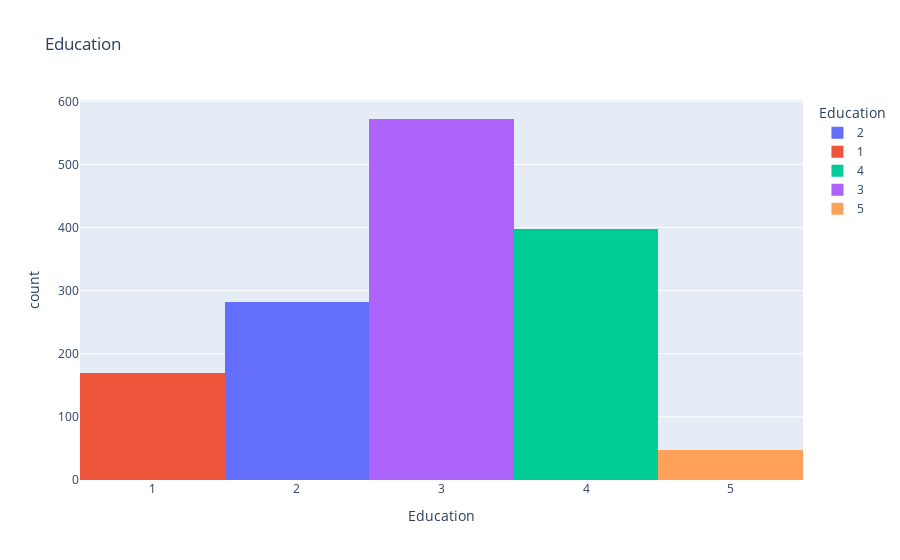

The notebook cell saved with this chart:
### Code cell
# Education:
fig = px.histogram(Education, x="Education", color = 'Education', title= 'Education')
fig.show()

### Figure 1 — Plotly figure (JSON) as saved in the notebook; plotly's stock layout.template omitted (floating-point values rounded to 4 significant figures; data arrays with more than 128 entries replaced by an {"elided": "..."} marker saying what was removed)
{"data": [{"alignmentgroup": "True", "bingroup": "x", "hoverlabel": {"namelength": 0}, "hovertemplate": "Education=%{x}<br>count=%{y}", "legendgroup": "2", "marker": {"color": "#636efa"}, "name": "2", "offsetgroup": "2", "orientation": "v", "showlegend": true, "type": "histogram", "x": {"elided": "282 int values"}, "xaxis": "x", "yaxis": "y"}, {"alignmentgroup": "True", "bingroup": "x", "hoverlabel": {"namelength": 0}, "hovertemplate": "Education=%{x}<br>count=%{y}", "legendgroup": "1", "marker": {"color": "#EF553B"}, "name": "1", "offsetgroup": "1", "orientation": "v", "showlegend": true, "type": "histogram", "x": {"elided": "170 int values"}, "xaxis": "x", "yaxis": "y"}, {"alignmentgroup": "True", "bingroup": "x", "hoverlabel": {"namelength": 0}, "hovertemplate": "Education=%{x}<br>count=%{y}", "legendgroup": "4", "marker": {"color": "#00cc96"}, "name": "4", "offsetgroup": "4", "orientation": "v", "showlegend": true, "type": "histogram", "x": {"elided": "398 int values"}, "xaxis": "x", "yaxis": "y"}, {"alignmentgroup": "True", "bingroup": "x", "hoverlabel": {"namelength": 0}, "hovertemplate": "Education=%{x}<br>count=%{y}", "legendgroup": "3", "marker": {"color": "#ab63fa"}, "name": "3", "offsetgroup": "3", "orientation": "v", "showlegend": true, "type": "histogram", "x": {"elided": "572 int values"}, "xaxis": "x", "yaxis": "y"}, {"alignmentgroup": "True", "bingroup": "x", "hoverlabel": {"namelength": 0}, "hovertemplate": "Education=%{x}<br>count=%{y}", "legendgroup": "5", "marker": {"color": "#FFA15A"}, "name": "5", "offsetgroup": "5", "orientation": "v", "showlegend": true, "type": "histogram", "x": [5, 5, 5, 5, 5, 5, 5, 5, 5, 5, 5, 5, 5, 5, 5, 5, 5, 5, 5, 5, 5, 5, 5, 5, 5, 5, 5, 5, 5, 5, 5, 5, 5, 5, 5, 5, 5, 5, 5, 5, 5, 5, 5, 5, 5, 5, 5, 5], "xaxis": "x", "yaxis": "y"}], "layout": {"barmode": "relative", "legend": {"title": {"text": "Education"}, "tracegroupgap": 0}, "title": {"text": "Education"}, "xaxis": {"anchor": "y", "categoryarray": [2, 1, 4, 3, 5], "categoryorder": "array", "domain": [0, 1], "title": {"text": "Education"}}, "yaxis": {"anchor": "x", "domain": [0, 1], "title": {"text": "count"}}}}
